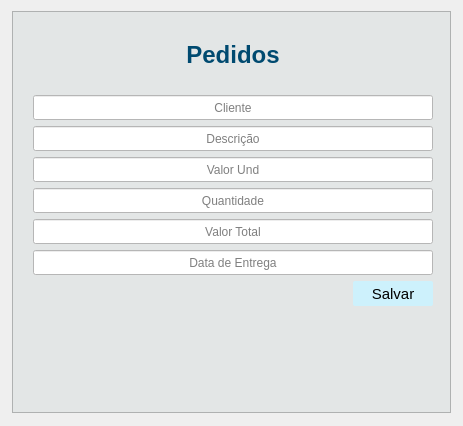
                <widget class="QWidget" name="tab_4">
                 <attribute name="title">
                  <string>Cadastro</string>
                 </attribute>
                 <layout class="QGridLayout" name="gridLayout_6">
                  <item row="2" column="1">
                   <spacer name="verticalSpacer_21">
                    <property name="orientation">
                     <enum>Qt::Vertical</enum>
                    </property>
                    <property name="sizeType">
                     <enum>QSizePolicy::Fixed</enum>
                    </property>
                    <property name="sizeHint" stdset="0">
                     <size>
                      <width>20</width>
                      <height>2</height>
                     </size>
                    </property>
                   </spacer>
                  </item>
                  <item row="0" column="0">
                   <spacer name="horizontalSpacer_14">
                    <property name="orientation">
                     <enum>Qt::Horizontal</enum>
                    </property>
                    <property name="sizeType">
                     <enum>QSizePolicy::Fixed</enum>
                    </property>
                    <property name="sizeHint" stdset="0">
                     <size>
                      <width>1</width>
                      <height>20</height>
                     </size>
                    </property>
                   </spacer>
                  </item>
                  <item row="0" column="2">
                   <spacer name="horizontalSpacer_12">
                    <property name="orientation">
                     <enum>Qt::Horizontal</enum>
                    </property>
                    <property name="sizeType">
                     <enum>QSizePolicy::Fixed</enum>
                    </property>
                    <property name="sizeHint" stdset="0">
                     <size>
                      <width>1</width>
                      <height>20</height>
                     </size>
                    </property>
                   </spacer>
                  </item>
                  <item row="0" column="1" rowspan="2">
                   <widget class="QFrame" name="frame_6">
                    <property name="minimumSize">
                     <size>
                      <width>0</width>
                      <height>0</height>
                     </size>
                    </property>
                    <property name="styleSheet">
                     <string notr="true">QLineEdit{

	
	background-color: rgb(255,255,255);
	font: 10pt &quot;MS Shell Dlg 2&quot;;
}

QFrame{

	
		background-color: rgb(227, 230, 230);

}</string>
                    </property>
                    <property name="frameShape">
                     <enum>QFrame::StyledPanel</enum>
                    </property>
                    <property name="frameShadow">
                     <enum>QFrame::Raised</enum>
                    </property>
                    <layout class="QGridLayout" name="gridLayout_5">
                     <property name="leftMargin">
                      <number>0</number>
                     </property>
                     <property name="rightMargin">
                      <number>0</number>
                     </property>
                     <property name="bottomMargin">
                      <number>0</number>
                     </property>
                     <property name="horizontalSpacing">
                      <number>0</number>
                     </property>
                     <item row="8" column="3">
                      <spacer name="horizontalSpacer_30">
                       <property name="orientation">
                        <enum>Qt::Horizontal</enum>
                       </property>
                       <property name="sizeType">
                        <enum>QSizePolicy::Fixed</enum>
                       </property>
                       <property name="sizeHint" stdset="0">
                        <size>
                         <width>17</width>
                         <height>20</height>
                        </size>
                       </property>
                      </spacer>
                     </item>
                     <item row="4" column="0">
                      <spacer name="horizontalSpacer_25">
                       <property name="orientation">
                        <enum>Qt::Horizontal</enum>
                       </property>
                       <property name="sizeType">
                        <enum>QSizePolicy::Fixed</enum>
                       </property>
                       <property name="sizeHint" stdset="0">
                        <size>
                         <width>17</width>
                         <height>20</height>
                        </size>
                       </property>
                      </spacer>
                     </item>
                     <item row="8" column="0">
                      <spacer name="horizontalSpacer_29">
                       <property name="orientation">
                        <enum>Qt::Horizontal</enum>
                       </property>
                       <property name="sizeType">
                        <enum>QSizePolicy::Fixed</enum>
                       </property>
                       <property name="sizeHint" stdset="0">
                        <size>
                         <width>17</width>
                         <height>20</height>
                        </size>
                       </property>
                      </spacer>
                     </item>
                     <item row="9" column="3">
                      <spacer name="horizontalSpacer_36">
                       <property name="orientation">
                        <enum>Qt::Horizontal</enum>
                       </property>
                       <property name="sizeType">
                        <enum>QSizePolicy::Fixed</enum>
                       </property>
                       <property name="sizeHint" stdset="0">
                        <size>
                         <width>17</width>
                         <height>20</height>
                        </size>
                       </property>
                      </spacer>
                     </item>
                     <item row="4" column="1" colspan="2">
                      <widget class="QLineEdit" name="lineEdit_6">
                       <property name="sizePolicy">
                        <sizepolicy hsizetype="Preferred" vsizetype="Preferred">
                         <horstretch>0</horstretch>
                         <verstretch>0</verstretch>
                        </sizepolicy>
                       </property>
                       <property name="minimumSize">
                        <size>
                         <width>0</width>
                         <height>25</height>
                        </size>
                       </property>
                       <property name="maximumSize">
                        <size>
                         <width>2000</width>
                         <height>25</height>
                        </size>
                       </property>
                       <property name="alignment">
                        <set>Qt::AlignCenter</set>
                       </property>
                       <property name="placeholderText">
                        <string>Descrição</string>
                       </property>
                      </widget>
                     </item>
                     <item row="6" column="3">
                      <spacer name="horizontalSpacer_31">
                       <property name="orientation">
                        <enum>Qt::Horizontal</enum>
                       </property>
                       <property name="sizeType">
                        <enum>QSizePolicy::Fixed</enum>
                       </property>
                       <property name="sizeHint" stdset="0">
                        <size>
                         <width>17</width>
                         <height>20</height>
                        </size>
                       </property>
                      </spacer>
                     </item>
                     <item row="3" column="0">
                      <spacer name="horizontalSpacer_24">
                       <property name="orientation">
                        <enum>Qt::Horizontal</enum>
                       </property>
                       <property name="sizeType">
                        <enum>QSizePolicy::Fixed</enum>
                       </property>
                       <property name="sizeHint" stdset="0">
                        <size>
                         <width>20</width>
                         <height>20</height>
                        </size>
                       </property>
                      </spacer>
                     </item>
                     <item row="2" column="1">
                      <spacer name="verticalSpacer_10">
                       <property name="orientation">
                        <enum>Qt::Vertical</enum>
                       </property>
                       <property name="sizeType">
                        <enum>QSizePolicy::Fixed</enum>
                       </property>
                       <property name="sizeHint" stdset="0">
                        <size>
                         <width>20</width>
                         <height>20</height>
                        </size>
                       </property>
                      </spacer>
                     </item>
                     <item row="6" column="0">
                      <spacer name="horizontalSpacer_27">
                       <property name="orientation">
                        <enum>Qt::Horizontal</enum>
                       </property>
                       <property name="sizeType">
                        <enum>QSizePolicy::Fixed</enum>
                       </property>
                       <property name="sizeHint" stdset="0">
                        <size>
                         <width>17</width>
                         <height>20</height>
                        </size>
                       </property>
                      </spacer>
                     </item>
                     <item row="4" column="3">
                      <spacer name="horizontalSpacer_33">
                       <property name="orientation">
                        <enum>Qt::Horizontal</enum>
                       </property>
                       <property name="sizeType">
                        <enum>QSizePolicy::Fixed</enum>
                       </property>
                       <property name="sizeHint" stdset="0">
                        <size>
                         <width>17</width>
                         <height>20</height>
                        </size>
                       </property>
                      </spacer>
                     </item>
                     <item row="7" column="3">
                      <spacer name="horizontalSpacer_34">
                       <property name="orientation">
                        <enum>Qt::Horizontal</enum>
                       </property>
                       <property name="sizeType">
                        <enum>QSizePolicy::Fixed</enum>
                       </property>
                       <property name="sizeHint" stdset="0">
                        <size>
                         <width>17</width>
                         <height>20</height>
                        </size>
                       </property>
                      </spacer>
                     </item>
                     <item row="5" column="3">
                      <spacer name="horizontalSpacer_35">
                       <property name="orientation">
                        <enum>Qt::Horizontal</enum>
                       </property>
                       <property name="sizeType">
                        <enum>QSizePolicy::Fixed</enum>
                       </property>
                       <property name="sizeHint" stdset="0">
                        <size>
                         <width>17</width>
                         <height>20</height>
                        </size>
                       </property>
                      </spacer>
                     </item>
                     <item row="5" column="0">
                      <spacer name="horizontalSpacer_26">
                       <property name="orientation">
                        <enum>Qt::Horizontal</enum>
                       </property>
                       <property name="sizeType">
                        <enum>QSizePolicy::Fixed</enum>
                       </property>
                       <property name="sizeHint" stdset="0">
                        <size>
                         <width>17</width>
                         <height>20</height>
                        </size>
                       </property>
                      </spacer>
                     </item>
                     <item row="3" column="3">
                      <spacer name="horizontalSpacer_32">
                       <property name="orientation">
                        <enum>Qt::Horizontal</enum>
                       </property>
                       <property name="sizeType">
                        <enum>QSizePolicy::Fixed</enum>
                       </property>
                       <property name="sizeHint" stdset="0">
                        <size>
                         <width>17</width>
                         <height>20</height>
                        </size>
                       </property>
                      </spacer>
                     </item>
                     <item row="9" column="2">
                      <widget class="QPushButton" name="pushButton_3">
                       <property name="sizePolicy">
                        <sizepolicy hsizetype="Preferred" vsizetype="Preferred">
                         <horstretch>0</horstretch>
                         <verstretch>0</verstretch>
                        </sizepolicy>
                       </property>
                       <property name="minimumSize">
                        <size>
                         <width>80</width>
                         <height>25</height>
                        </size>
                       </property>
                       <property name="maximumSize">
                        <size>
                         <width>60</width>
                         <height>16777215</height>
                        </size>
                       </property>
                       <property name="font">
                        <font>
                         <pointsize>11</pointsize>
                        </font>
                       </property>
                       <property name="cursor">
                        <cursorShape>PointingHandCursor</cursorShape>
                       </property>
                       <property name="styleSheet">
                        <string notr="true">QPushButton{
	
	background-color: rgb(205, 241, 252);
		border-radius:2px;
	color: rgb(0, 0, 0);
}

QPushButton:hover{
	border-radius:15px;
	background-color: rgb(255, 255, 255);
}</string>
                       </property>
                       <property name="text">
                        <string>Salvar</string>
                       </property>
                      </widget>
                     </item>
                     <item row="9" column="0" colspan="2">
                      <spacer name="horizontalSpacer_15">
                       <property name="orientation">
                        <enum>Qt::Horizontal</enum>
                       </property>
                       <property name="sizeType">
                        <enum>QSizePolicy::Preferred</enum>
                       </property>
                       <property name="sizeHint" stdset="0">
                        <size>
                         <width>200</width>
                         <height>20</height>
                        </size>
                       </property>
                      </spacer>
                     </item>
                     <item row="5" column="1" colspan="2">
                      <widget class="QLineEdit" name="lineEdit_8">
                       <property name="sizePolicy">
                        <sizepolicy hsizetype="Preferred" vsizetype="Preferred">
                         <horstretch>0</horstretch>
                         <verstretch>0</verstretch>
                        </sizepolicy>
                       </property>
                       <property name="minimumSize">
                        <size>
                         <width>0</width>
                         <height>25</height>
                        </size>
                       </property>
                       <property name="maximumSize">
                        <size>
                         <width>2000</width>
                         <height>25</height>
                        </size>
                       </property>
                       <property name="alignment">
                        <set>Qt::AlignCenter</set>
                       </property>
                       <property name="placeholderText">
                        <string>Valor Und</string>
                       </property>
                      </widget>
                     </item>
                     <item row="7" column="1" colspan="2">
                      <widget class="QLineEdit" name="lineEdit_10">
                       <property name="sizePolicy">
                        <sizepolicy hsizetype="Preferred" vsizetype="Preferred">
                         <horstretch>0</horstretch>
                         <verstretch>0</verstretch>
                        </sizepolicy>
                       </property>
                       <property name="minimumSize">
                        <size>
                         <width>0</width>
                         <height>25</height>
                        </size>
                       </property>
                       <property name="maximumSize">
                        <size>
                         <width>2000</width>
                         <height>25</height>
                        </size>
                       </property>
                       <property name="alignment">
                        <set>Qt::AlignCenter</set>
                       </property>
                       <property name="placeholderText">
                        <string>Valor Total</string>
                       </property>
                      </widget>
                     </item>
                     <item row="10" column="1">
                      <spacer name="verticalSpacer_11">
                       <property name="orientation">
                        <enum>Qt::Vertical</enum>
                       </property>
                       <property name="sizeHint" stdset="0">
                        <size>
                         <width>20</width>
                         <height>106</height>
                        </size>
                       </property>
                      </spacer>
                     </item>
                     <item row="8" column="1" colspan="2">
                      <widget class="QLineEdit" name="lineEdit_11">
                       <property name="sizePolicy">
                        <sizepolicy hsizetype="Preferred" vsizetype="Preferred">
                         <horstretch>0</horstretch>
                         <verstretch>0</verstretch>
                        </sizepolicy>
                       </property>
                       <property name="minimumSize">
                        <size>
                         <width>400</width>
                         <height>25</height>
                        </size>
                       </property>
                       <property name="maximumSize">
                        <size>
                         <width>2000</width>
                         <height>25</height>
                        </size>
                       </property>
                       <property name="text">
                        <string/>
                       </property>
                       <property name="alignment">
                        <set>Qt::AlignCenter</set>
                       </property>
                       <property name="placeholderText">
                        <string>Data de Entrega</string>
                       </property>
                      </widget>
                     </item>
                     <item row="6" column="1" colspan="2">
                      <widget class="QLineEdit" name="lineEdit_9">
                       <property name="sizePolicy">
                        <sizepolicy hsizetype="Preferred" vsizetype="Preferred">
                         <horstretch>0</horstretch>
                         <verstretch>0</verstretch>
                        </sizepolicy>
                       </property>
                       <property name="minimumSize">
                        <size>
                         <width>0</width>
                         <height>25</height>
                        </size>
                       </property>
                       <property name="maximumSize">
                        <size>
                         <width>2000</width>
                         <height>25</height>
                        </size>
                       </property>
                       <property name="alignment">
                        <set>Qt::AlignCenter</set>
                       </property>
                       <property name="placeholderText">
                        <string>Quantidade</string>
                       </property>
                      </widget>
                     </item>
                     <item row="0" column="1">
                      <spacer name="verticalSpacer_12">
                       <property name="orientation">
                        <enum>Qt::Vertical</enum>
                       </property>
                       <property name="sizeType">
                        <enum>QSizePolicy::Fixed</enum>
                       </property>
                       <property name="sizeHint" stdset="0">
                        <size>
                         <width>20</width>
                         <height>20</height>
                        </size>
                       </property>
                      </spacer>
                     </item>
                     <item row="7" column="0">
                      <spacer name="horizontalSpacer_28">
                       <property name="orientation">
                        <enum>Qt::Horizontal</enum>
                       </property>
                       <property name="sizeType">
                        <enum>QSizePolicy::Fixed</enum>
                       </property>
                       <property name="sizeHint" stdset="0">
                        <size>
                         <width>17</width>
                         <height>20</height>
                        </size>
                       </property>
                      </spacer>
                     </item>
                     <item row="3" column="1" colspan="2">
                      <widget class="QLineEdit" name="lineEdit_7">
                       <property name="sizePolicy">
                        <sizepolicy hsizetype="Preferred" vsizetype="Preferred">
                         <horstretch>0</horstretch>
                         <verstretch>0</verstretch>
                        </sizepolicy>
                       </property>
                       <property name="minimumSize">
                        <size>
                         <width>0</width>
                         <height>25</height>
                        </size>
                       </property>
                       <property name="maximumSize">
                        <size>
                         <width>2000</width>
                         <height>25</height>
                        </size>
                       </property>
                       <property name="mouseTracking">
                        <bool>true</bool>
                       </property>
                       <property name="text">
                        <string/>
                       </property>
                       <property name="alignment">
                        <set>Qt::AlignCenter</set>
                       </property>
                       <property name="placeholderText">
                        <string>Cliente</string>
                       </property>
                      </widget>
                     </item>
                     <item row="1" column="1" colspan="2">
                      <widget class="QLabel" name="label_5">
                       <property name="text">
                        <string>&lt;html&gt;&lt;head/&gt;&lt;body&gt;&lt;p align=&quot;center&quot;&gt;&lt;span style=&quot; font-size:18pt; font-weight:600; color:#004a70;&quot;&gt;Pedidos&lt;/span&gt;&lt;/p&gt;&lt;/body&gt;&lt;/html&gt;</string>
                       </property>
                      </widget>
                     </item>
                    </layout>
                   </widget>
                  </item>
                 </layout>
                </widget>
